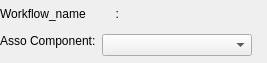
<?xml version="1.0" encoding="UTF-8"?>
<ui version="4.0">
 <class>Form</class>
 <widget class="QWidget" name="Form">
  <property name="geometry">
   <rect>
    <x>0</x>
    <y>0</y>
    <width>267</width>
    <height>63</height>
   </rect>
  </property>
  <property name="windowTitle">
   <string>Form</string>
  </property>
  <layout class="QGridLayout" name="gridLayout">
   <property name="leftMargin">
    <number>0</number>
   </property>
   <property name="topMargin">
    <number>0</number>
   </property>
   <property name="rightMargin">
    <number>0</number>
   </property>
   <property name="bottomMargin">
    <number>1</number>
   </property>
   <item row="0" column="0">
    <widget class="QLabel" name="wrkflow_name">
     <property name="text">
      <string>Workflow_name         :</string>
     </property>
    </widget>
   </item>
   <item row="1" column="0">
    <layout class="QFormLayout" name="formLayout">
     <item row="0" column="0">
      <widget class="QLabel" name="wrkflow_name_2">
       <property name="sizePolicy">
        <sizepolicy hsizetype="Fixed" vsizetype="Fixed">
         <horstretch>0</horstretch>
         <verstretch>0</verstretch>
        </sizepolicy>
       </property>
       <property name="text">
        <string>Asso Component:</string>
       </property>
      </widget>
     </item>
     <item row="0" column="1">
      <widget class="QComboBox" name="component_box">
       <property name="sizePolicy">
        <sizepolicy hsizetype="Fixed" vsizetype="Fixed">
         <horstretch>0</horstretch>
         <verstretch>0</verstretch>
        </sizepolicy>
       </property>
       <property name="minimumSize">
        <size>
         <width>150</width>
         <height>0</height>
        </size>
       </property>
      </widget>
     </item>
    </layout>
   </item>
  </layout>
 </widget>
 <resources/>
 <connections/>
</ui>
